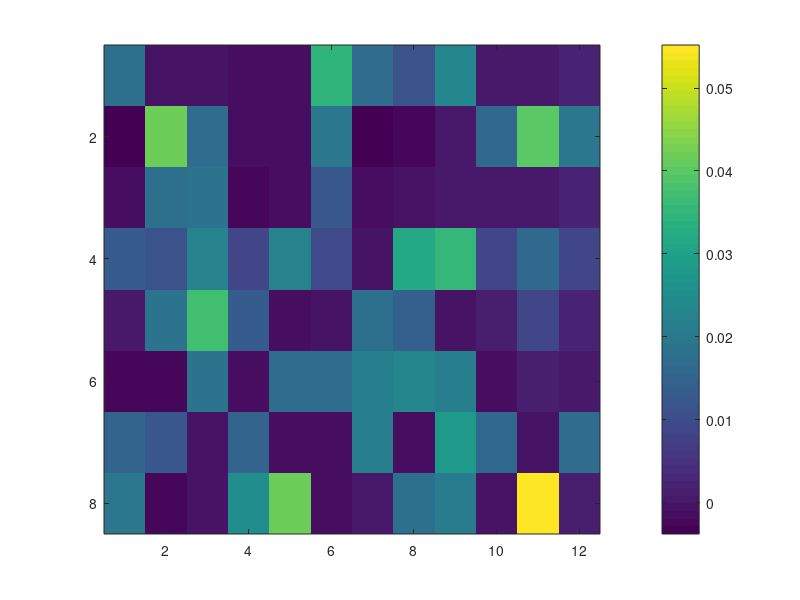

This figure's MATLAB source: (Note: this script raises an error after producing the figure.)
% 10 blue specimens

% calculated diff between measurement (ex = 630nm) and ref (em = 470nm)

y_pre = [0.0176	-0.0004	-0.0006	-0.0014	-0.0014	0.0349	0.0169	0.0113	0.0233	0.0008	0.0008	0.0018
-0.0038	0.0416	0.0171	-0.0016	-0.0015	0.0201	-0.0032	-0.0023	0.0006	0.016	0.0399	0.0198
-0.0016	0.0181	0.0192	-0.0028	-0.0016	0.0122	-0.0014	-0.001	0.0005	0.0005	0.0002	0.0019
0.0137	0.0116	0.0223	0.0089	0.0224	0.0092	-0.0006	0.0318	0.035	0.0082	0.0163	0.0083
-0.0001	0.0185	0.0374	0.0132	-0.0016	-0.001	0.018	0.014	-0.001	0.0015	0.0089	0.0023
-0.002	-0.0022	0.0184	-0.0014	0.0168	0.0165	0.0216	0.0234	0.0215	-0.0012	0.0015	0.0008
0.0154	0.0125	-0.001	0.0154	-0.0014	-0.0017	0.0215	-0.0015	0.0279	0.016	-0.0004	0.0169
0.0194	-0.0022	-0.0009	0.0248	0.0414	-0.0019	-0.0001	0.0183	0.0205	-0.0007	0.0552	0.0015];

imagesc(y_pre)
colorbar

% reshape matrix to 96x1 vector
y=reshape(y_pre,96,1);

% pooling matrix
A = load('RS_matrix.tab');

imagesc(A)

% normalize pooling matrix
A0 = normalizeRows(A,2)/2;

tau = 0.005*max(abs(A0'*y));

fractionalOutput = applyGPSR(y, A0, tau);
bar(fractionalOutput)

% xlim([length(fractionalOutput)+1]);

discreteOutput = modifySolution(fractionalOutput, A0, y);
bar(discreteOutput)

x=discreteOutput;

%find pools containing positive specimens
C.loc=find(x==1);

% well/plate info
C.Plate_Well=mod(C.loc,96);
C.Plate_No=ceil(C.loc/96);


